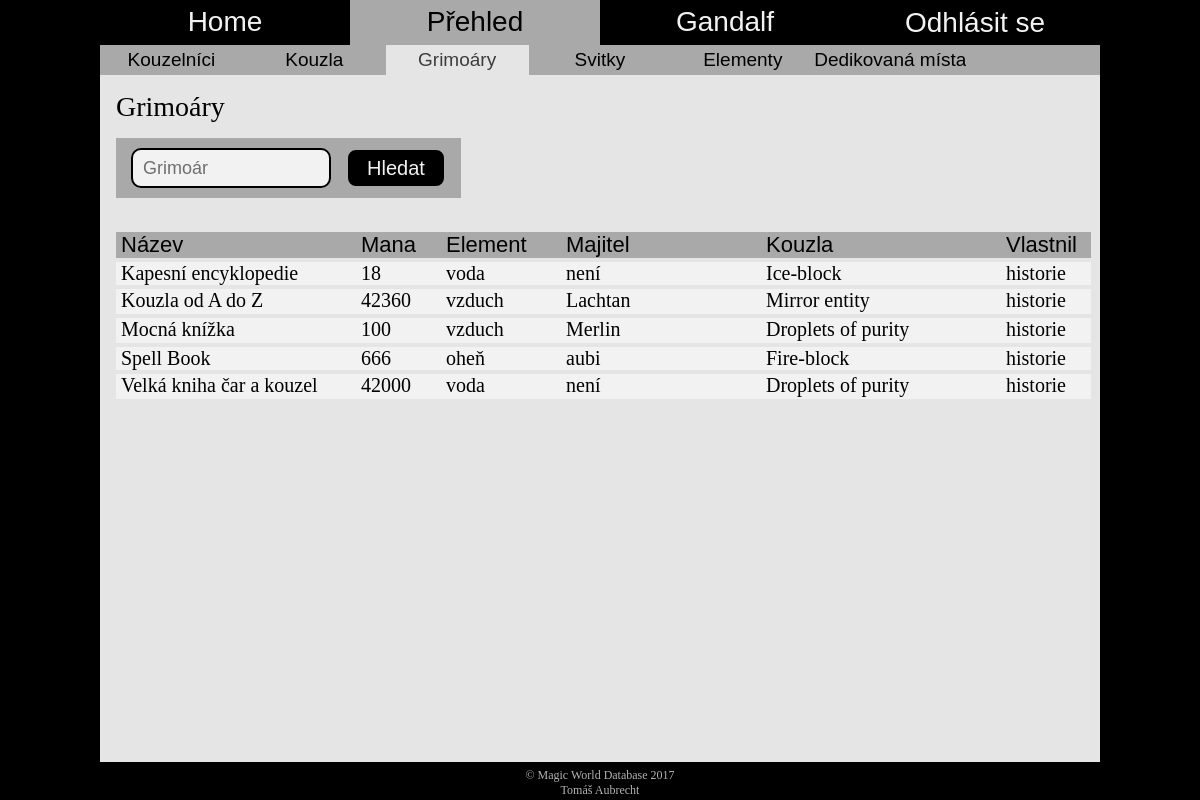
The app's page /overview_spellbooks.php (signed in) with its own data.
### tables this page shows
CREATE TABLE IF NOT EXISTS `Grimoar` (
  `nazev_grim` varchar(100) NOT NULL,
  `mana` int(11) NOT NULL,
  `druh` varchar(32) NOT NULL,
  `jmeno_kouz` varchar(100) DEFAULT NULL,
  PRIMARY KEY (`nazev_grim`),
  KEY `druh` (`druh`),
  KEY `jmeno_kouz` (`jmeno_kouz`)
);

### overview_spellbooks.php (the view, shortened to what this page needs)
<?
	include("header.php");
?>
<header>
	<nav class="main-menu">
		<a href="home.php">Home</a>
		<a href="#" class="selected">Přehled</a>
		<a href="profile_overview"><? echo $_SESSION['login']?></a>
		<form method="get">
			<input type="submit" name="logout" value="Odhlásit se">
		</form>
	</nav>
	<nav class="sub-menu">
		<a href="overview_wizards.php">Kouzelníci</a>
		<a href="overview_spells.php">Kouzla</a>
		<a href="overview_spellbooks.php" class="selected">Grimoáry</a>
		<a href="overview_scrolls.php">Svitky</a>
		<a href="overview_elements.php">Elementy</a>
		<a href="overview_ded_places.php">Dedikovaná místa</a>
	</nav>
</header>
<div class="content">
	<h1>Grimoáry</h1>
	<div class="search">
		<form method="get">
			<input type="text" placeholder="Grimoár" name="spellbook" value="<? if(isset($_GET['search'])) echo $_GET['spellbook'] ?>">
			<input type="submit" name="search" value="Hledat" class="button">
		</form>
	</div>
	<div class="table"  style="min-width:1055px">
		<?php
			include("connect_to_db.php");
			$form = '<div class="table_head">
						<span style="width:240px">Název</span>
						<span style="width:85px">Mana</span>
						<span style="width:120px">Element</span>
						<span style="width:200px">Majitel</span>
						<span style="width:240px">Kouzla</span>
						<span style="width:90px">Vlastnil</span>
					</div>';
			$sqlQuery = 'SELECT * FROM Grimoar';
			$result = mysql_query($sqlQuery, $db);
			$found_any = FALSE;
			while ($row = mysql_fetch_array($result))
			{
				if (isset($_GET['search']))
				{
					if ($_GET['spellbook'] == $row['nazev_grim'] or $_GET['spellbook'] == $row['mana'] or $_GET['spellbook'] == $row['druh'] or $_GET['spellbook'] == $row['jmeno_kouz'] or $_GET['spellbook'] == "")
					{
						$found_any = TRUE;
						$form .= '<br><div class="table_content">
										<span style="width:240px">' .$row['nazev_grim']. '</span>
										<span style="width:85px">' .$row['mana']. '</span>
										<a href="overview_elements.php?element='.$row['druh'].'&search=Hledat"><span style="width:120px">' .$row['druh']. '</span></a>';
										if ($row['jmeno_kouz'] == "")
											$form .= '<span style="width:200px">není</span>';
										else
											$form .= '<a href="overview_wizards.php?wizard='.$row['jmeno_kouz'].'&search=Hledat"><span style="width:200px">'.$row['jmeno_kouz'].'</span></a>';
										$form .= '<span  style="width:240px">';
										$sqlQuery = 'SELECT nazev_kouz FROM Grim_obsah WHERE nazev_grim=\''.$row['nazev_grim'].'\'';
										$result2 = mysql_query($sqlQuery, $db);
										while ($row2 = mysql_fetch_array($result2))
											$form .= '<a href="overview_spells.php?spell='.$row2['nazev_kouz'].'&search=Hledat">'.$row2['nazev_kouz'].'</a><br>';
						$form .= '	</span>
							<span  style="width:90px"><a href="overview_history.php?spellbook=' .$row['nazev_grim']. '">historie</a></span>
						</div>';
						if ($_SESSION['login'] == "admin")
						{
							$form .= '	<a href="overview_edit.php?table=Grimoar" class="edit_pic" onclick="set_cookie(\'id\', \''. $row['nazev_grim'] .'\')">
											<img src="https://www.stud.fit.vutbr.cz/~xaubre02/pic/edit.png" Title="Upravit">
										</a>
										<a href="overview_delete.php?ozn=grimoár&table=Grimoar&item=nazev_grim" class="edit_pic" onclick="set_cookie(\'id\', \''. $row['nazev_grim'] .'\')">
											<img src="https://www.stud.fit.vutbr.cz/~xaubre02/pic/delete.png" Title="Odstranit">
										</a>';
							setcookie("last_page", basename($_SERVER['PHP_SELF']));
						}
					}
				}
				else
				{
					$found_any = TRUE;
					$form .= '<br><div class="table_content">
									<span style="width:240px">' .$row['nazev_grim']. '</span>
									<span style="width:85px">' .$row['mana']. '</span>
									<a href="overview_elements.php?element='.$row['druh'].'&search=Hledat"><span style="width:120px">' .$row['druh']. '</span></a>';
									if ($row['jmeno_kouz'] == "")
										$form .= '<span style="width:200px">není</span>';
									else
										$form .= '<a href="overview_wizards.php?wizard='.$row['jmeno_kouz'].'&search=Hledat"><span style="width:200px">'.$row['jmeno_kouz'].'</span></a>';
									$form .= '<span  style="width:240px">';
									$sqlQuery = 'SELECT nazev_kouz FROM Grim_obsah WHERE nazev_grim=\''.$row['nazev_grim'].'\'';
									$result2 = mysql_query($sqlQuery, $db);
									while ($row2 = mysql_fetch_array($result2))
										$form .= '<a href="overview_spells.php?spell='.$row2['nazev_kouz'].'&search=Hledat">'.$row2['nazev_kouz'].'</a><br>';
					$form .= '	</span>
						<span  style="width:90px"><a href="overview_history.php?spellbook=' .$row['nazev_grim']. '">historie</a></span>
					</div>';
				}
			}
			if ($found_any)
				echo $form;
			else
				echo '<div class="table_head"><span class="table_msg">Nebyly nalezeny žádné výsledky</span></div>';
		?>
	</div>
</div>
<? include("footer.php"); ?>

### css/style.css (style rules this page uses)
html { padding: 0; margin: 0; min-height: 100%; box-sizing: border-box; overflow: auto; }
*, *:before, *:after { box-sizing: inherit; overflow: hidden; padding: 0; margin: 0; }
a { text-decoration: none; }
body { padding: 0; margin: 0; background: #000 url("https://www.stud.fit.vutbr.cz/~xaubre02/pic/magic_forest.png") no-repeat fixed center !important; background-size: cover !important; max-width: 65vw !important; min-width: 1000px; min-height: 480px; width: 100% !important; height: 100%; overflow: auto; margin: auto !important; }
.button { float: left; width: 47.5%; height: 55px; font-size: 23px; font-family: Impact, Charcoal, sans-serif; color: white; background-color: black; border: 2px #b3b3b3 solid; border-radius: 16px; transition: color .4s, border-color .4s, background-color .4s; outline: none; }
header { width: 100%; height: 75px; opacity: 0.95; }
.main-menu { width: 100%; height: 60%; font-size: 28px; font-family: Impact, Charcoal, sans-serif; background-color: black; }
.main-menu a, .main-menu form { float: left; color: white; width: 25%; height: 100%; text-align: center; transition: color .4s, background-color .4s; }
.main-menu a { padding-top: 6px; }
.main-menu input { width: 100%; height: 100%; font-size: 28px; font-family: Impact, Charcoal, sans-serif; background-color: black; border: none; outline: none; color: white; transition: color .4s, background-color .4s; }
.main-menu .selected, .main-menu .selected:hover { background-color: #b3b3b3; color: black; }
.sub-menu { width: 100%; height: 40%; font-size: 19px; font-family: Impact, Charcoal, sans-serif; background-color: #b3b3b3; }
.sub-menu a { float: left; min-width: 14.2857%; height: 100%; color: black; text-align: center; padding-top: 4px; transition: color .4s, background-color .4s; }
.sub-menu a:hover, .sub-menu .selected { background-color: #f2f2f2; color: #404040; }
.content { overflow: auto; width: 100%; min-height: calc(100vh - 113px); background-color: #f2f2f2; opacity: 0.95; padding: 16px; margin-bottom: 38px; }
.content h1 { font-family: Impact; font-size: 28px; font-weight: 100; margin-bottom: 15px; }
.content a { color: black; font-weight: bold; }
.content form { margin: 64px auto; width: 50%; }
.content form .button { float: left; width: 142px; margin-top: 30px; margin-left: calc(50% - 71px); color: white; text-align: center; font-weight: normal; }
.search { display: inline-block; background-color: #b3b3b3; padding: 10px 15px; }
.search form { margin: 0; padding: 0; width: 100%; height: 100%; }
.search input { float: left; border-radius: 10px !important; }
.search form input:first-child { width: 200px; height: 40px; font-size: 18px; padding: 0 10px; border: 2px black solid; border-radius: 12px; margin-right: 15px; outline: none; font-family: Impact, Charcoal, sans-serif; }
.search form .button { margin: 0; padding: 0; height: 40px; width: 100px; font-size: 20px; }
.table { text-align: left; margin: auto; margin-top: 30px; width: 90%; min-width: 1090px; }
.table_head { display: inline-block; margin: auto; font-size: 22px; font-family: Impact, Charcoal, sans-serif; background-color: #b3b3b3; }
.table span { float: left; padding-left: 5px; width: 150px; transition: height .3s; }
.table_content { margin: auto; max-height: 25px; display: inline-block; background-color: white; transition: color .4s, background-color .4s, max-height .4s; }
.table_content span { font-size: 20px; max-height: inherit; overflow: auto; }
.table_content a , .table_content a span { font-weight: normal; color: black; transition: color .4s; }

### records on screen
grimoar: nazev_grim "Kapesní encyklopedie", mana "18", druh "voda", shows "není", nazev_kouz "Ice-block"
grimoar: nazev_grim "Kouzla od A do Z", mana "42360", druh "vzduch", jmeno_kouz "Lachtan", nazev_kouz "Mirror entity"
grimoar: nazev_grim "Mocná knížka", mana "100", druh "vzduch", jmeno_kouz "Merlin", nazev_kouz "Droplets of purity"
grimoar: nazev_grim "Spell Book", mana "666", druh "oheň", jmeno_kouz "aubi", nazev_kouz "Fire-block"
grimoar: nazev_grim "Velká kniha čar a kouzel", mana "42000", druh "voda", shows "není", nazev_kouz "Droplets of purity"

### other values on screen
$_SESSION['login'] "Gandalf"
